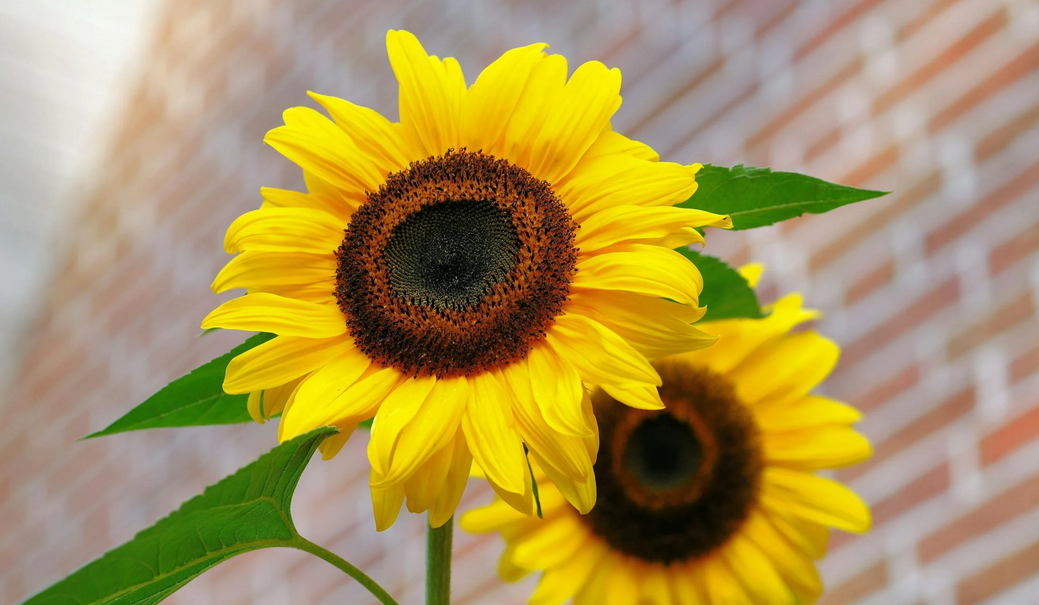
#> input picture images/sunflower.png, 1039 x 605 px, found by its file name
$ python assignment_8.py
#> lines starting #> are read from the running program, lines starting #| are printed output that depends on the picture; after the words box and inside, x2 and y2 are one past the last pixel; in counts of white or black regions, pixels touching at a corner belong together
import cv2
import matplotlib.pyplot as plt


image = cv2.imread("images/sunflower.png", cv2.IMREAD_GRAYSCALE)
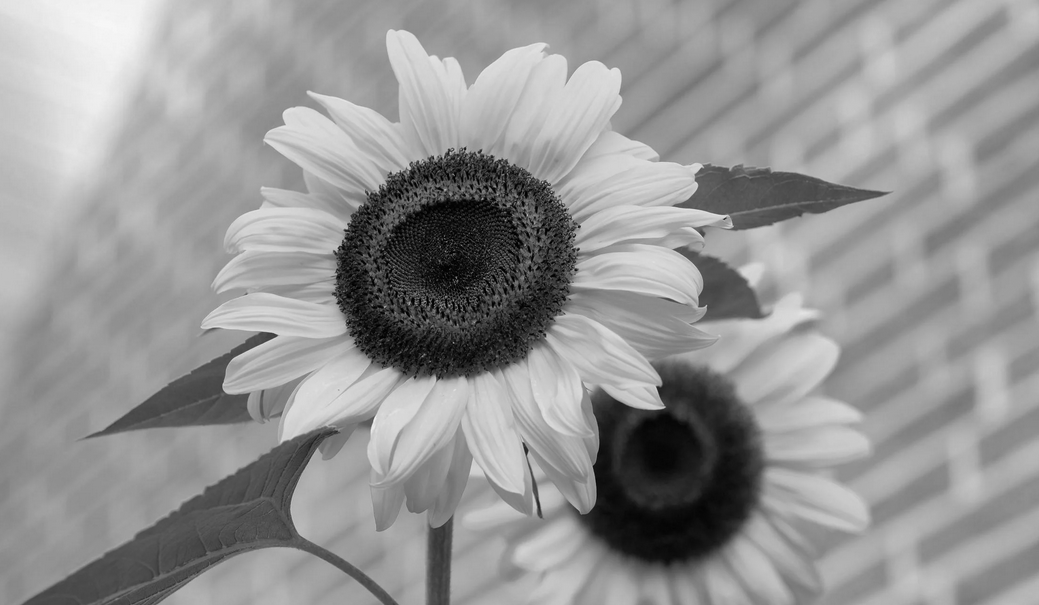
#> image: shape (605, 1039); min 0, max 247, mean 148.7


edges1 = cv2.Canny(image, 50, 150)
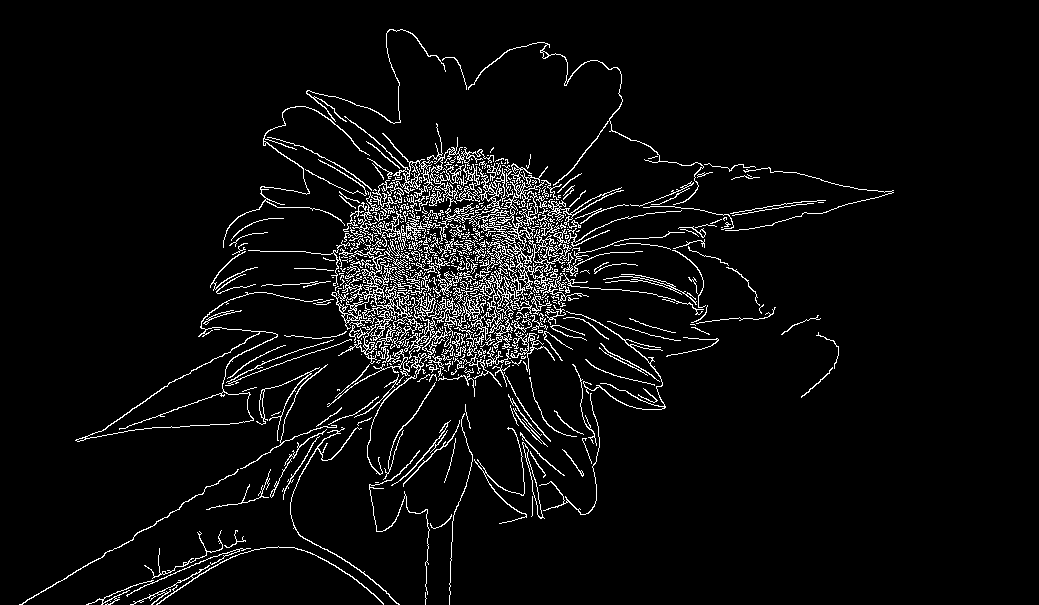
#> edges1: shape (605, 1039); 5% white in thin lines or dots, all inside (x1, y1, x2, y2) = (19, 29, 894, 605)
edges2 = cv2.Canny(image, 100, 200)
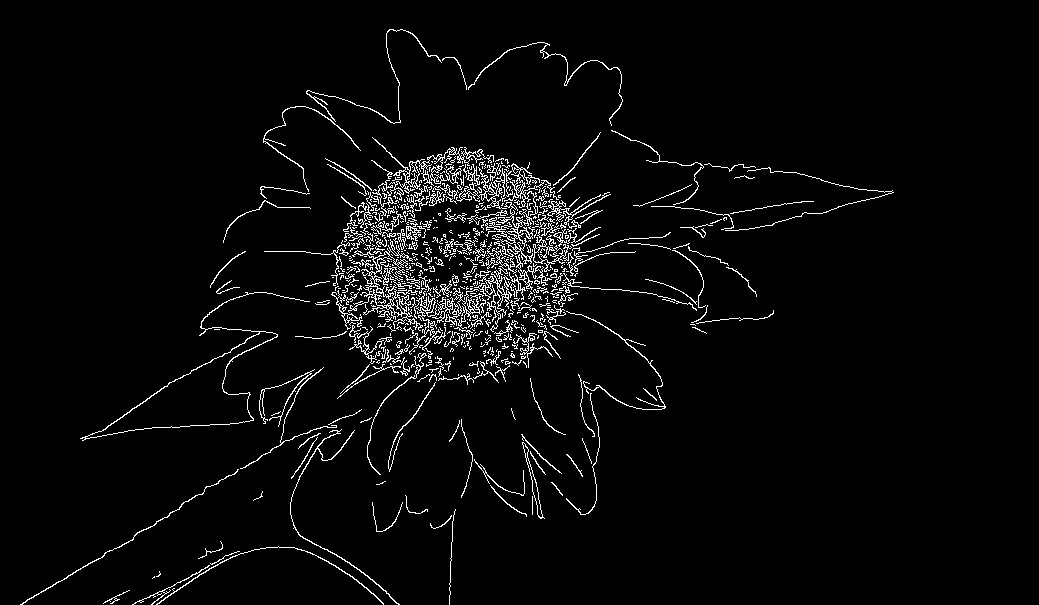
#> edges2: shape (605, 1039); 3.6% white in thin lines or dots, all inside (x1, y1, x2, y2) = (20, 29, 894, 605)
edges3 = cv2.Canny(image, 150, 250)
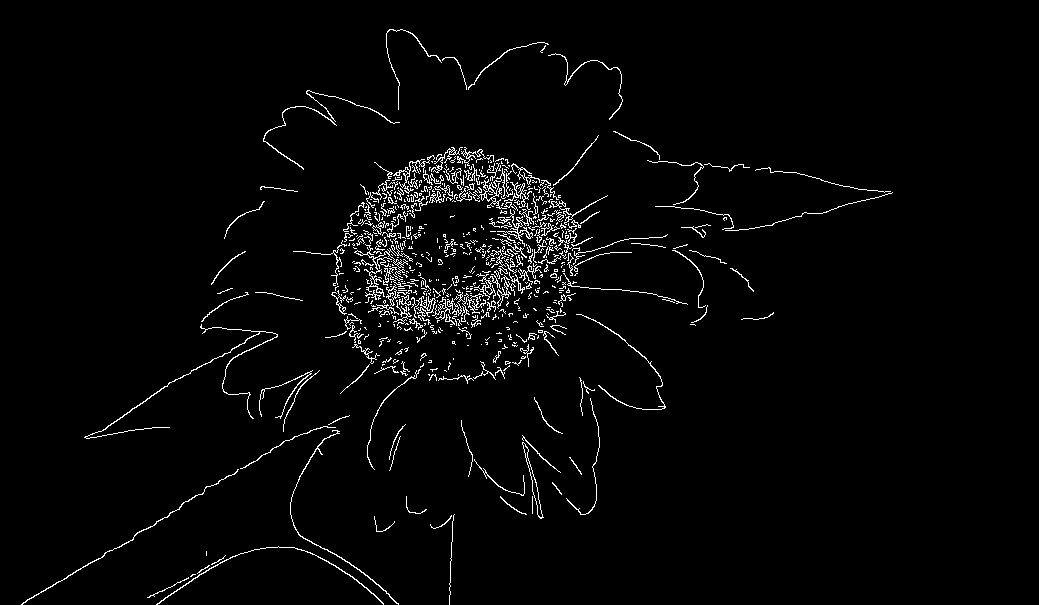
#> edges3: shape (605, 1039); 2.6% white in thin lines or dots, all inside (x1, y1, x2, y2) = (21, 29, 893, 605)


fig, axes = plt.subplots(2, 2, figsize=(12, 10))
axes[0, 0].imshow(image, cmap="gray")
axes[0, 0].set_title("Original")
axes[0, 1].imshow(edges1, cmap="gray")
axes[0, 1].set_title("Canny 50-150")
axes[1, 0].imshow(edges2, cmap="gray")
axes[1, 0].set_title("Canny 100-200")
axes[1, 1].imshow(edges3, cmap="gray")
axes[1, 1].set_title("Canny 150-250")

for ax in axes.flat:
    ax.axis("off")

plt.tight_layout()
plt.savefig("images/output/canny_edges_figure.png")
plt.show()
